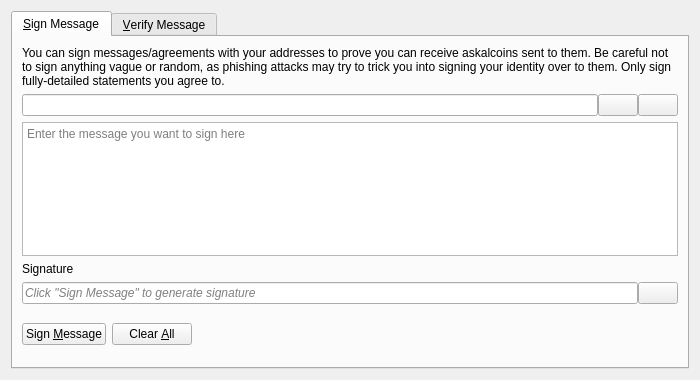
<?xml version="1.0" encoding="UTF-8"?>
<ui version="4.0">
 <class>SignVerifyMessageDialog</class>
 <widget class="QDialog" name="SignVerifyMessageDialog">
  <property name="geometry">
   <rect>
    <x>0</x>
    <y>0</y>
    <width>700</width>
    <height>380</height>
   </rect>
  </property>
  <property name="windowTitle">
   <string>Signatures - Sign / Verify a Message</string>
  </property>
  <property name="modal">
   <bool>true</bool>
  </property>
  <layout class="QVBoxLayout" name="verticalLayout">
   <item>
    <widget class="QTabWidget" name="tabWidget">
     <property name="currentIndex">
      <number>0</number>
     </property>
     <widget class="QWidget" name="tabSignMessage">
      <attribute name="title">
       <string>&amp;Sign Message</string>
      </attribute>
      <layout class="QVBoxLayout" name="verticalLayout_SM">
       <item>
        <widget class="QLabel" name="infoLabel_SM">
         <property name="text">
          <string>You can sign messages/agreements with your addresses to prove you can receive askalcoins sent to them. Be careful not to sign anything vague or random, as phishing attacks may try to trick you into signing your identity over to them. Only sign fully-detailed statements you agree to.</string>
         </property>
         <property name="textFormat">
          <enum>Qt::PlainText</enum>
         </property>
         <property name="wordWrap">
          <bool>true</bool>
         </property>
        </widget>
       </item>
       <item>
        <layout class="QHBoxLayout" name="horizontalLayout_1_SM">
         <property name="spacing">
          <number>0</number>
         </property>
         <item>
          <widget class="QValidatedLineEdit" name="addressIn_SM">
           <property name="toolTip">
            <string>The Askalcoin address to sign the message with</string>
           </property>
          </widget>
         </item>
         <item>
          <widget class="QPushButton" name="addressBookButton_SM">
           <property name="toolTip">
            <string>Choose previously used address</string>
           </property>
           <property name="text">
            <string/>
           </property>
           <property name="icon">
            <iconset resource="../askalcoin.qrc">
             <normaloff>:/icons/address-book</normaloff>:/icons/address-book</iconset>
           </property>
           <property name="shortcut">
            <string>Alt+A</string>
           </property>
           <property name="autoDefault">
            <bool>false</bool>
           </property>
          </widget>
         </item>
         <item>
          <widget class="QPushButton" name="pasteButton_SM">
           <property name="toolTip">
            <string>Paste address from clipboard</string>
           </property>
           <property name="text">
            <string/>
           </property>
           <property name="icon">
            <iconset resource="../askalcoin.qrc">
             <normaloff>:/icons/editpaste</normaloff>:/icons/editpaste</iconset>
           </property>
           <property name="shortcut">
            <string>Alt+P</string>
           </property>
           <property name="autoDefault">
            <bool>false</bool>
           </property>
          </widget>
         </item>
        </layout>
       </item>
       <item>
        <widget class="QPlainTextEdit" name="messageIn_SM">
         <property name="toolTip">
          <string>Enter the message you want to sign here</string>
         </property>
         <property name="placeholderText">
          <string>Enter the message you want to sign here</string>
         </property>
        </widget>
       </item>
       <item>
        <widget class="QLabel" name="signatureLabel_SM">
         <property name="text">
          <string>Signature</string>
         </property>
         <property name="textFormat">
          <enum>Qt::PlainText</enum>
         </property>
        </widget>
       </item>
       <item>
        <layout class="QHBoxLayout" name="horizontalLayout_2_SM">
         <property name="spacing">
          <number>0</number>
         </property>
         <item>
          <widget class="QLineEdit" name="signatureOut_SM">
           <property name="placeholderText">
            <string>Click "Sign Message" to generate signature</string>
           </property>
           <property name="font">
            <font>
             <italic>true</italic>
            </font>
           </property>
           <property name="readOnly">
            <bool>true</bool>
           </property>
          </widget>
         </item>
         <item>
          <widget class="QPushButton" name="copySignatureButton_SM">
           <property name="toolTip">
            <string>Copy the current signature to the system clipboard</string>
           </property>
           <property name="text">
            <string/>
           </property>
           <property name="icon">
            <iconset resource="../askalcoin.qrc">
             <normaloff>:/icons/editcopy</normaloff>:/icons/editcopy</iconset>
           </property>
           <property name="autoDefault">
            <bool>false</bool>
           </property>
          </widget>
         </item>
        </layout>
       </item>
       <item>
        <layout class="QHBoxLayout" name="horizontalLayout_3_SM">
         <item>
          <widget class="QPushButton" name="signMessageButton_SM">
           <property name="toolTip">
            <string>Sign the message to prove you own this Askalcoin address</string>
           </property>
           <property name="text">
            <string>Sign &amp;Message</string>
           </property>
           <property name="icon">
            <iconset resource="../askalcoin.qrc">
             <normaloff>:/icons/edit</normaloff>:/icons/edit</iconset>
           </property>
           <property name="autoDefault">
            <bool>false</bool>
           </property>
          </widget>
         </item>
         <item>
          <widget class="QPushButton" name="clearButton_SM">
           <property name="toolTip">
            <string>Reset all sign message fields</string>
           </property>
           <property name="text">
            <string>Clear &amp;All</string>
           </property>
           <property name="icon">
            <iconset resource="../askalcoin.qrc">
             <normaloff>:/icons/remove</normaloff>:/icons/remove</iconset>
           </property>
           <property name="autoDefault">
            <bool>false</bool>
           </property>
          </widget>
         </item>
         <item>
          <spacer name="horizontalSpacer_1_SM">
           <property name="orientation">
            <enum>Qt::Horizontal</enum>
           </property>
           <property name="sizeHint" stdset="0">
            <size>
             <width>40</width>
             <height>48</height>
            </size>
           </property>
          </spacer>
         </item>
         <item>
          <widget class="QLabel" name="statusLabel_SM">
           <property name="font">
            <font>
             <weight>75</weight>
             <bold>true</bold>
            </font>
           </property>
           <property name="text">
            <string/>
           </property>
           <property name="wordWrap">
            <bool>true</bool>
           </property>
          </widget>
         </item>
         <item>
          <spacer name="horizontalSpacer_2_SM">
           <property name="orientation">
            <enum>Qt::Horizontal</enum>
           </property>
           <property name="sizeHint" stdset="0">
            <size>
             <width>40</width>
             <height>48</height>
            </size>
           </property>
          </spacer>
         </item>
        </layout>
       </item>
      </layout>
     </widget>
     <widget class="QWidget" name="tabVerifyMessage">
      <attribute name="title">
       <string>&amp;Verify Message</string>
      </attribute>
      <layout class="QVBoxLayout" name="verticalLayout_VM">
       <item>
        <widget class="QLabel" name="infoLabel_VM">
         <property name="text">
          <string>Enter the receiver's address, message (ensure you copy line breaks, spaces, tabs, etc. exactly) and signature below to verify the message. Be careful not to read more into the signature than what is in the signed message itself, to avoid being tricked by a man-in-the-middle attack. Note that this only proves the signing party receives with the address, it cannot prove sendership of any transaction!</string>
         </property>
         <property name="textFormat">
          <enum>Qt::PlainText</enum>
         </property>
         <property name="alignment">
          <set>Qt::AlignLeading|Qt::AlignLeft|Qt::AlignTop</set>
         </property>
         <property name="wordWrap">
          <bool>true</bool>
         </property>
        </widget>
       </item>
       <item>
        <layout class="QHBoxLayout" name="horizontalLayout_1_VM">
         <property name="spacing">
          <number>0</number>
         </property>
         <item>
          <widget class="QValidatedLineEdit" name="addressIn_VM">
           <property name="toolTip">
            <string>The Askalcoin address the message was signed with</string>
           </property>
          </widget>
         </item>
         <item>
          <widget class="QPushButton" name="addressBookButton_VM">
           <property name="toolTip">
            <string>Choose previously used address</string>
           </property>
           <property name="text">
            <string/>
           </property>
           <property name="icon">
            <iconset resource="../askalcoin.qrc">
             <normaloff>:/icons/address-book</normaloff>:/icons/address-book</iconset>
           </property>
           <property name="shortcut">
            <string>Alt+A</string>
           </property>
           <property name="autoDefault">
            <bool>false</bool>
           </property>
          </widget>
         </item>
        </layout>
       </item>
       <item>
        <widget class="QPlainTextEdit" name="messageIn_VM">
          <property name="toolTip">
            <string>The signed message to verify</string>
          </property>
          <property name="placeholderText">
            <string>The signed message to verify</string>
          </property>
        </widget>
       </item>
       <item>
        <widget class="QValidatedLineEdit" name="signatureIn_VM">
          <property name="toolTip">
            <string>The signature given when the message was signed</string>
          </property>
          <property name="placeholderText">
            <string>The signature given when the message was signed</string>
          </property>
        </widget>
       </item>
       <item>
        <layout class="QHBoxLayout" name="horizontalLayout_2_VM">
         <item>
          <widget class="QPushButton" name="verifyMessageButton_VM">
           <property name="toolTip">
            <string>Verify the message to ensure it was signed with the specified Askalcoin address</string>
           </property>
           <property name="text">
            <string>Verify &amp;Message</string>
           </property>
           <property name="icon">
            <iconset resource="../askalcoin.qrc">
             <normaloff>:/icons/transaction_0</normaloff>:/icons/transaction_0</iconset>
           </property>
           <property name="autoDefault">
            <bool>false</bool>
           </property>
          </widget>
         </item>
         <item>
          <widget class="QPushButton" name="clearButton_VM">
           <property name="toolTip">
            <string>Reset all verify message fields</string>
           </property>
           <property name="text">
            <string>Clear &amp;All</string>
           </property>
           <property name="icon">
            <iconset resource="../askalcoin.qrc">
             <normaloff>:/icons/remove</normaloff>:/icons/remove</iconset>
           </property>
           <property name="autoDefault">
            <bool>false</bool>
           </property>
          </widget>
         </item>
         <item>
          <spacer name="horizontalSpacer_1_VM">
           <property name="orientation">
            <enum>Qt::Horizontal</enum>
           </property>
           <property name="sizeHint" stdset="0">
            <size>
             <width>40</width>
             <height>48</height>
            </size>
           </property>
          </spacer>
         </item>
         <item>
          <widget class="QLabel" name="statusLabel_VM">
           <property name="font">
            <font>
             <weight>75</weight>
             <bold>true</bold>
            </font>
           </property>
           <property name="text">
            <string/>
           </property>
           <property name="wordWrap">
            <bool>true</bool>
           </property>
          </widget>
         </item>
         <item>
          <spacer name="horizontalSpacer_2_VM">
           <property name="orientation">
            <enum>Qt::Horizontal</enum>
           </property>
           <property name="sizeHint" stdset="0">
            <size>
             <width>40</width>
             <height>48</height>
            </size>
           </property>
          </spacer>
         </item>
        </layout>
       </item>
      </layout>
     </widget>
    </widget>
   </item>
  </layout>
 </widget>
 <customwidgets>
  <customwidget>
   <class>QValidatedLineEdit</class>
   <extends>QLineEdit</extends>
   <header>qt/qvalidatedlineedit.h</header>
  </customwidget>
 </customwidgets>
 <resources>
  <include location="../askalcoin.qrc"/>
 </resources>
 <connections/>
</ui>
